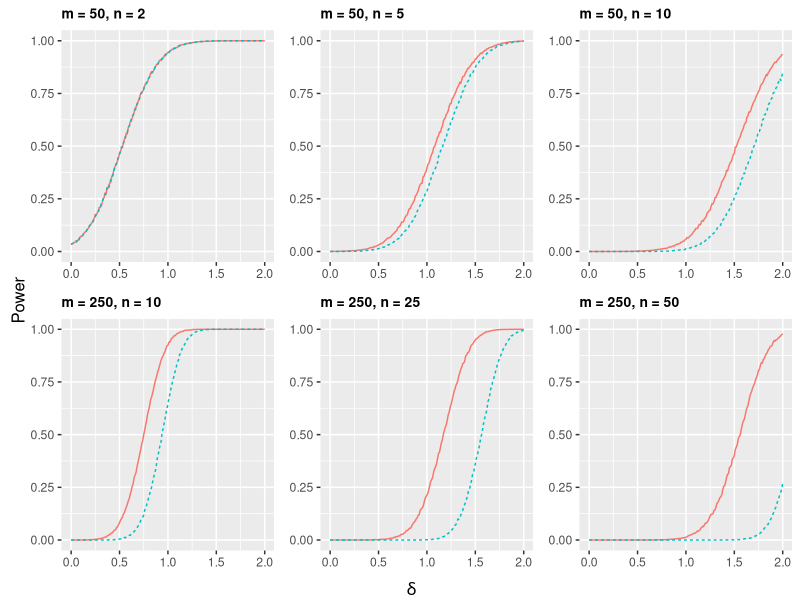

The R script that drew this image:
library(ggplot2)
library(grid)
library(gridExtra)
library(reshape2)

# Returns a probability vector proportional to (exp(delta, 1, ..., 1))
Pr <- function(n, delta) {
    pi <- rep(1, n)
    pi[1] <- exp(delta)
    pi <- pi / sum(pi)
}

# Find the selective test power for multinomial distribution
# m = number of votes
# n = number of candidates
# distribution is proportional to (exp(delta), 1, ..., 1)
# alpha = level of the test
# num.sample = number of samples to take for simulation purposes
SelectivePower <- function(m, n, delta, alpha, num.sample) {
    # Probability vector of multinomial distribution
    pi <- Pr(n, delta)
    # Generates the samples
    x <- rmultinom(num.sample, m, pi)
    # sec.x is max(Xj; j>1), i.e. X2
    if (n == 2) {
        sec.x <- x[2, ]
    } else {
        sec.x <- apply(x[2:n, ], 2, max)
    }
    # n.x is X1 + X2
    n.x <- sec.x + x[1, ]
    rejected <- length(which(pbinom(sec.x, n.x, 0.5) * 2 <= alpha))
    return(rejected / num.sample)
}

# Find the test power of Gupta & Nagel for multinomial distribution
# m = number of votes
# n = number of candidates
# delta is a vector listing all the deltas we want to plot
# alpha = level of the test
# num.sample = number of sampels to take for simulation purposes
GnPower <- function(m, n, delta, alpha, num.sample) {
    # Initialization; d.star is the biggest d
    d.star <- -Inf
    for (r in 2:n) {
        # Probability vector (1/r, ..., 1/r)
        pi <- rep(1 / r, r)
        # Generates the sample
        x <- rmultinom(num.sample, m, pi)
        # Takes the maximum of each column
        max.x <- apply(x, 2, max)
        # d for a given r is the upper alpha quantile, rounded up
        d <- quantile(max.x - x[1, ], probs=(1 - alpha), type=1, names=FALSE)
        if (d.star < d) {
            d.star <- d
        }
    }
    
    # Initialization; power is a vector of powers corresponding to the deltas
    power <- rep(0, length(delta))
    for (i in 1:length(delta)) {
        # Probability vector
        pi <- Pr(n, delta[i])
        # Generates the sample
        x <- rmultinom(num.sample, m, pi)
        # sec.x is max(Xj; j>1), i.e. X2
        if (n == 2) {
            sec.x <- x[2, ]
        } else {
            sec.x <- apply(x[2:n, ], 2, max)
        }
        rejected <- length(which(x[1, ] - sec.x > d.star))
        power[i] <- rejected / num.sample
    }
    
    return(power)
}

# Plots the power of the selective test vs Gupta & Nagel for multinomial
# distribution
# m = number of votes, i.e. X1 + ... + Xn
# n = number of candidates
# alpha = level of the test
# num.sample = number of samples to take for simulation purposes
PlotMultinomialPower <- function(m, n, alpha, num.sample) {
    # delta ranges from 0 to 2
    delta <- (0:200) / 100
    sel <- sapply(delta,
                  function(d) SelectivePower(m, n, d, alpha / (n - 1) * n,
                                             num.sample))
    gn <- GnPower(m, n, delta, alpha, num.sample)
    power <- melt(data.frame(delta, sel, gn), id.vars = "delta")
    return(ggplot(data = power, aes(x = delta,
                                  y = value,
                                  group = variable,
                                  colour = variable,
                                  linetype = variable)) +
               geom_line() +
               coord_cartesian(ylim = c(0, 1)) +
               theme(axis.title.x = element_blank(),
                     axis.title.y = element_blank(),
                     legend.title = element_blank(),
                     legend.position = "none",
                     plot.title = element_text(size = 10, face = "bold")) +
               ggtitle(sprintf("m = %d, n = %d", m, n)))
}

# Main code
num.sample <- 10000
alpha <- 0.05
p1 <- PlotMultinomialPower(50, 2, alpha, num.sample)
p2 <- PlotMultinomialPower(50, 5, alpha, num.sample)
p3 <- PlotMultinomialPower(50, 10, alpha, num.sample)
p4 <- PlotMultinomialPower(250, 10, alpha, num.sample)
p5 <- PlotMultinomialPower(250, 25, alpha, num.sample)
p6 <- PlotMultinomialPower(250, 50, alpha, num.sample)

# Saving the plot
setEPS()
postscript("multinomial-power.eps", width = 7, height = 5)
grid.arrange(arrangeGrob(p1, p2, p3, p4, p5, p6, ncol = 3,
                         left = textGrob("Power", rot = 90, vjust = 1),
                         bottom = textGrob(expression(delta))))
dev.off()